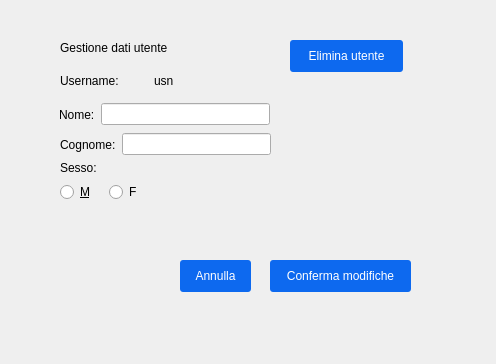
<?xml version="1.0" encoding="UTF-8"?>
<ui version="4.0">
 <class>userDataView</class>
 <widget class="QWidget" name="userDataView">
  <property name="geometry">
   <rect>
    <x>0</x>
    <y>0</y>
    <width>496</width>
    <height>364</height>
   </rect>
  </property>
  <property name="windowTitle">
   <string>Form</string>
  </property>
  <widget class="QPushButton" name="deletebtn">
   <property name="geometry">
    <rect>
     <x>290</x>
     <y>40</y>
     <width>113</width>
     <height>32</height>
    </rect>
   </property>
   <property name="styleSheet">
    <string notr="true">QPushButton {
	background-color:  rgb(13, 105, 239);
    border-radius: 3px;
	color: white;
}
QPushButton:pressed {
    background-color: rgb(203, 218, 249);
	color: black;
}</string>
   </property>
   <property name="text">
    <string>Elimina utente</string>
   </property>
  </widget>
  <widget class="QWidget" name="horizontalLayoutWidget_4">
   <property name="geometry">
    <rect>
     <x>60</x>
     <y>180</y>
     <width>91</width>
     <height>24</height>
    </rect>
   </property>
   <layout class="QHBoxLayout" name="horizontalLayout_4">
    <item>
     <widget class="QRadioButton" name="radioM">
      <property name="text">
       <string>&amp;M</string>
      </property>
     </widget>
    </item>
    <item>
     <widget class="QRadioButton" name="radioF">
      <property name="text">
       <string>F</string>
      </property>
     </widget>
    </item>
   </layout>
  </widget>
  <widget class="QLabel" name="label_5">
   <property name="geometry">
    <rect>
     <x>60</x>
     <y>160</y>
     <width>60</width>
     <height>16</height>
    </rect>
   </property>
   <property name="text">
    <string>Sesso:</string>
   </property>
  </widget>
  <widget class="QWidget" name="horizontalLayoutWidget_3">
   <property name="geometry">
    <rect>
     <x>60</x>
     <y>130</y>
     <width>211</width>
     <height>29</height>
    </rect>
   </property>
   <layout class="QHBoxLayout" name="horizontalLayout_3">
    <item>
     <widget class="QLabel" name="label_4">
      <property name="text">
       <string>Cognome:</string>
      </property>
     </widget>
    </item>
    <item>
     <widget class="QLineEdit" name="surname"/>
    </item>
   </layout>
  </widget>
  <widget class="QWidget" name="horizontalLayoutWidget">
   <property name="geometry">
    <rect>
     <x>60</x>
     <y>70</y>
     <width>181</width>
     <height>21</height>
    </rect>
   </property>
   <layout class="QHBoxLayout" name="horizontalLayout">
    <item>
     <widget class="QLabel" name="label_2">
      <property name="text">
       <string>Username:</string>
      </property>
     </widget>
    </item>
    <item>
     <widget class="QLabel" name="usn">
      <property name="text">
       <string>usn</string>
      </property>
     </widget>
    </item>
   </layout>
  </widget>
  <widget class="QWidget" name="horizontalLayoutWidget_2">
   <property name="geometry">
    <rect>
     <x>59</x>
     <y>100</y>
     <width>211</width>
     <height>29</height>
    </rect>
   </property>
   <layout class="QHBoxLayout" name="horizontalLayout_2">
    <item>
     <widget class="QLabel" name="label_3">
      <property name="text">
       <string>Nome:</string>
      </property>
     </widget>
    </item>
    <item>
     <widget class="QLineEdit" name="name"/>
    </item>
   </layout>
  </widget>
  <widget class="QPushButton" name="confirmbtn">
   <property name="geometry">
    <rect>
     <x>270</x>
     <y>260</y>
     <width>141</width>
     <height>32</height>
    </rect>
   </property>
   <property name="styleSheet">
    <string notr="true">QPushButton {
	background-color:  rgb(13, 105, 239);
    border-radius: 3px;
	color: white;
}
QPushButton:pressed {
    background-color: rgb(203, 218, 249);
	color: black;
}</string>
   </property>
   <property name="text">
    <string>Conferma modifiche</string>
   </property>
   <property name="default">
    <bool>true</bool>
   </property>
  </widget>
  <widget class="QLabel" name="label">
   <property name="geometry">
    <rect>
     <x>60</x>
     <y>40</y>
     <width>161</width>
     <height>16</height>
    </rect>
   </property>
   <property name="text">
    <string>Gestione dati utente</string>
   </property>
  </widget>
  <widget class="QPushButton" name="cancelbtn">
   <property name="geometry">
    <rect>
     <x>180</x>
     <y>260</y>
     <width>71</width>
     <height>32</height>
    </rect>
   </property>
   <property name="styleSheet">
    <string notr="true">QPushButton {
	background-color:  rgb(13, 105, 239);
    border-radius: 3px;
	color: white;
}
QPushButton:pressed {
    background-color: rgb(203, 218, 249);
	color: black;
}</string>
   </property>
   <property name="text">
    <string>Annulla</string>
   </property>
  </widget>
 </widget>
 <resources/>
 <connections/>
</ui>
